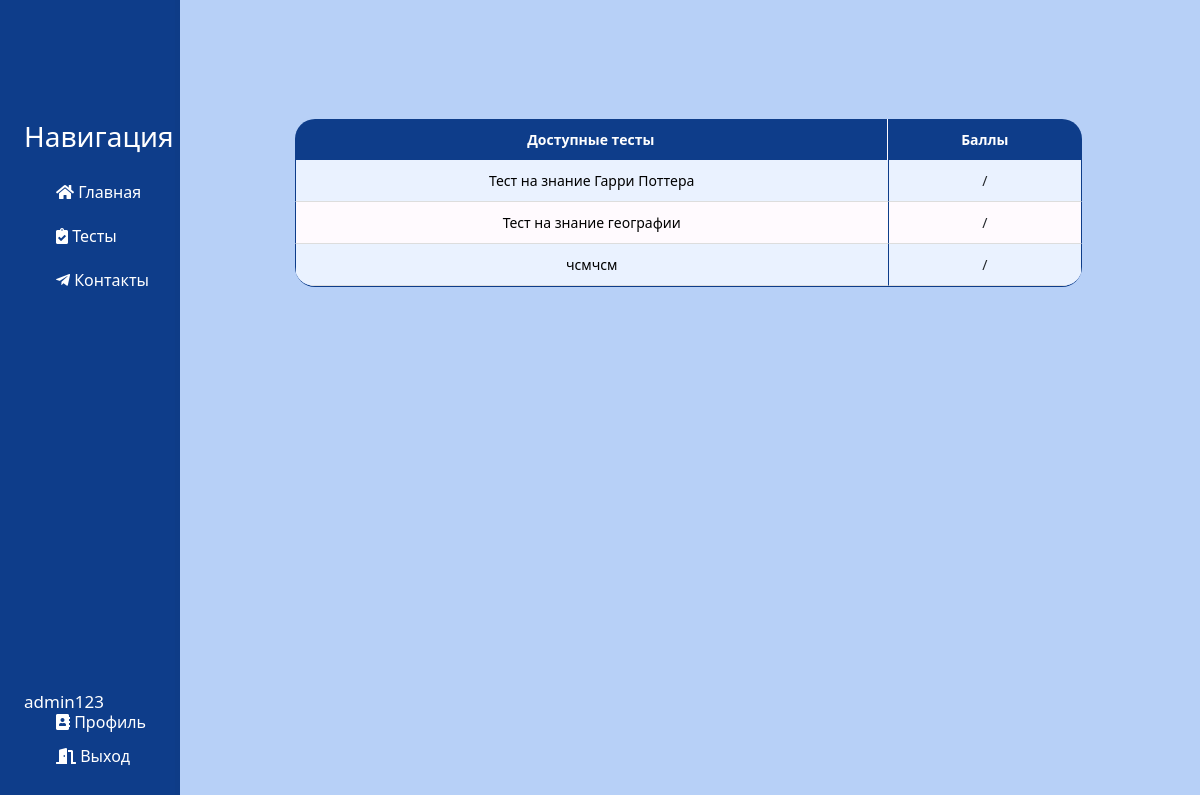
Before: /tests/tests/ (signed in) with the older database file.
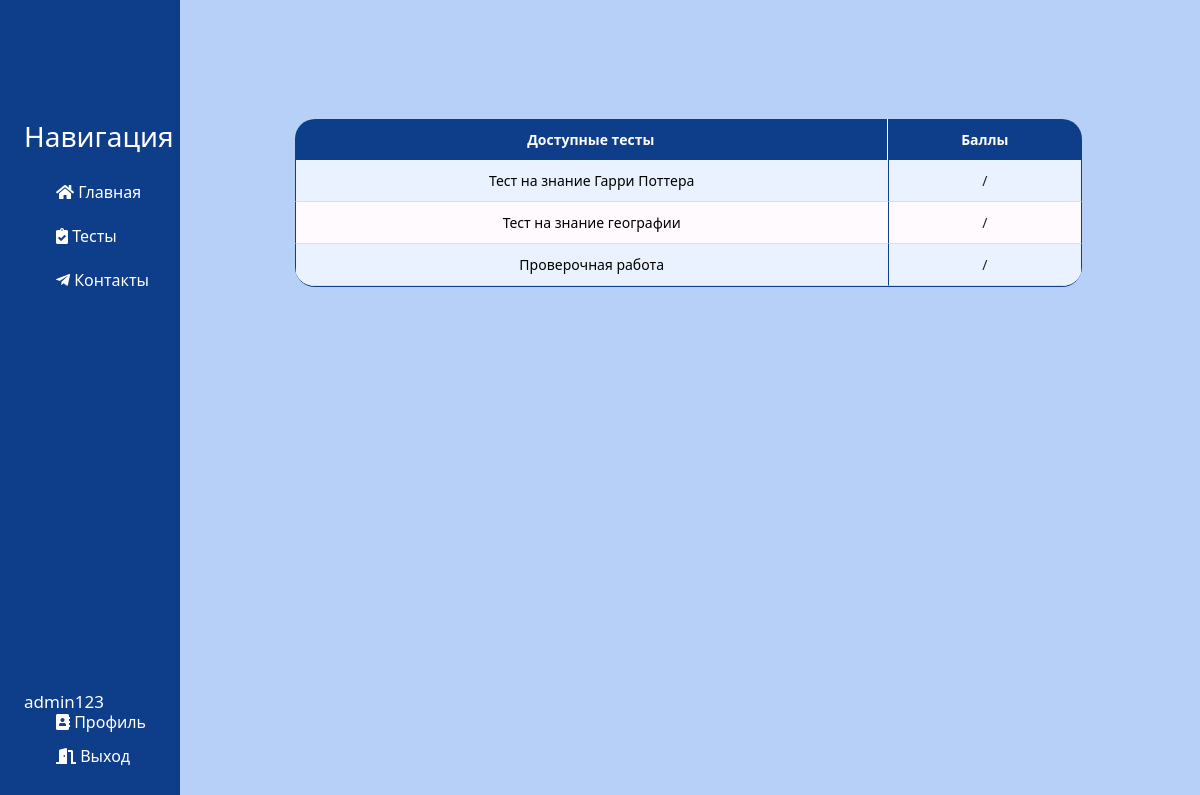
After: the same page with the newer database file.
### users/models.py (models this page shows)
class CustomUser(AbstractUser):
    surname = models.CharField('Отчество', max_length=25, default='')
    birthday_date = models.DateField('День рождения', null=True)
    creator = models.BooleanField('Составитель тестов', default=False)
    teacher = models.BooleanField('Преподаватель', default=False)

### tests/models.py (models this page shows, shortened)
class Test(models.Model):
    name = models.CharField('Название теста', max_length=100, default='')
    created_at = models.DateTimeField(auto_now_add=True)
    class Meta:
        ordering = ['created_at']
        verbose_name = 'Тест'
        verbose_name_plural = 'Тесты'

### tests/views.py (the view)
# urls.py: path('tests/', include('tests.urls')),
@login_required
def tests(request):
    tests = Test.objects.all()
    custom_range, tests = paginateObjects(request,
        tests, 3)
    context = {'tests':tests, 'custom_range': custom_range}
    return render(request, 'tests/test_list.html', context)

### users/utils.py (called while the page is built)
def paginateObjects(request, objects, results):
    page = request.GET.get('page')
    paginator = Paginator(objects, results)
    try:
        objects = paginator.page(page)
    except PageNotAnInteger:
        page = 1
        objects = paginator.page(page)
    except EmptyPage:
        page = paginator.num_pages
        objects = paginator.page(page)
    leftIndex = (int(page) - 4)
    if leftIndex < 1:
        leftIndex = 1
    rightIndex = (int(page) + 5)
    if rightIndex > paginator.num_pages:
        rightIndex = paginator.num_pages + 1
    custom_range = range(leftIndex, rightIndex)
    return custom_range, objects

### tests/templates/tests/test_list.html (shortened to what this page needs)
{% extends 'main/layout.html' %}
{% block content %}
    <div class="features">
        <table class="table">
            <thead>
                <tr>
                    <th>Доступные тесты</th>
                    <th>Баллы</th>
                </tr>
            </thead>
            <tbody>
                {% for test in tests %}
                    <tr>
                        <td><a href="{% url 'display_test' test.id %}">{{ test.name }}</a></td>
                        <td>{{ correct }}/{{ number }}</td>
                    </tr>
                {% endfor %}
            </tbody>
        </table>
    </div>
{% endblock %}

### main/templates/main/layout.html (shortened to what this page needs)
{% load static %}
<!doctype html>
<html lang="ru">
<head>
    <link rel="stylesheet" href="https://cdn.jsdelivr.net/npm/bootstrap@5.2.3/dist/css/bootstrap.min.css">
    <link rel="stylesheet" href="{% static 'main/css/main.css' %}">
    <link rel="stylesheet" href="https://use.fontawesome.com/releases/v5.8.2/css/all.css">
</head>
<body>
    <aside>
        <h3>Навигация</h3>
        <ul>
            <a href="{% url 'homepage' %}"><li><i class="fas fa-home"></i> Главная</li></a>
            <a href="{% url 'tests_home' %}"><li><i class="fas fa-clipboard-check"></i> Тесты</li></a>
            <a href="{% url 'about' %}"><li><i class="fab fa-telegram-plane"></i> Контакты</li></a>
        </ul>
        <h5>{{user}}</h5>
        <ol>
            <a href="{% url 'profile' %}"><li><i class="fas fa-address-book"></i> Профиль</li></a>
            <a href="{% url 'logout' %}"><li><i class="fas fa-door-open"></i> Выход</li></a>
        </ol>
    </aside>
    <main>
        {% block content %}
        {% endblock %}
    </main>
</body>
</html>

### main/static/main/css/main.css (style rules this page uses)
body { background: #b7d0f7; overflow-x: hidden; }
aside { position: fixed; background: #0e3d8a; width: 15%;; padding: 2%; text-decoration: none; height: 100%; color: #fff; border-right: 5px solid #0e3c87; }
aside h3 { position: absolute; top: 15%; font-size: 28px; }
aside h5 { position: absolute; bottom: 10%; font-size: 17px; }
aside ul { list-style: none; position: absolute; top: 20%; }
aside ul li { color: #ffffff; display: block; margin-top: 20px; transition: transform .6s ease; }
aside a { text-decoration: none }
aside ol { list-style: none; position: absolute; bottom: 2%; }
aside ol li { color: #ffffff; display: block; margin-top: 10px; transition: transform .6s ease; }
main .features { float: right; margin-top: 70px; margin-left: 45px; text-align: center; width: 82%; }
.table { width: 80%; margin-top: 5%; margin-left: 8%; border-spacing: 0; border-collapse: separate; border-radius: 0 0 20px 20px; overflow: hidden; border-bottom: 1px solid #0e3d8a; }
.table thead th { font-weight: bold; text-align: center; padding: 10px 15px; background-color: #0e3d8a; color: #ffffff; font-size: 14px; border: none; }
.table thead th:first-child { border-top-left-radius: 20px; border-right: 1px solid #fffafe; }
.table thead th:last-child { border-top-right-radius: 20px; }
.table tbody td { padding: 10px 15px; font-size: 14px; vertical-align: top; border-bottom: 1px solid #ddd; border-left: 1px solid #0e3d8a; }
.table tbody td:last-child { border-right: 1px solid #0e3d8a; }
.table tbody tr:nth-child(even) { background-color: #fffafe; }
.table tbody tr:nth-child(odd) { background-color: #eaf2ff; }
.table a { color: #000000; text-decoration: none; }

Changed rows visible on the page:
removed Test: name "чсмчсм"
added Test: name "Проверочная работа"
